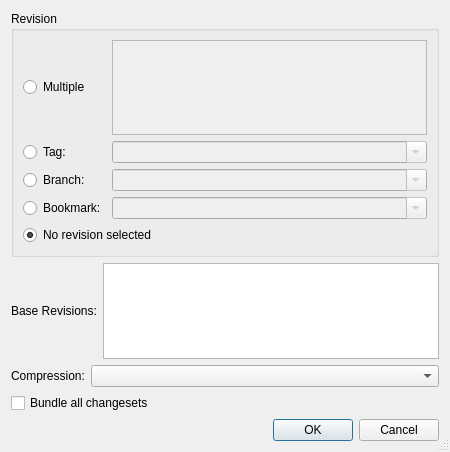
<?xml version="1.0" encoding="UTF-8"?>
<ui version="4.0">
 <class>HgBundleDialog</class>
 <widget class="QDialog" name="HgBundleDialog">
  <property name="geometry">
   <rect>
    <x>0</x>
    <y>0</y>
    <width>450</width>
    <height>452</height>
   </rect>
  </property>
  <property name="windowTitle">
   <string>Mercurial Bundle</string>
  </property>
  <property name="sizeGripEnabled">
   <bool>true</bool>
  </property>
  <layout class="QVBoxLayout" name="verticalLayout">
   <item>
    <widget class="QGroupBox" name="groupBox">
     <property name="title">
      <string>Revision</string>
     </property>
     <layout class="QGridLayout" name="gridLayout">
      <item row="0" column="0">
       <widget class="QRadioButton" name="multipleButton">
        <property name="toolTip">
         <string>Select to specify multiple revisions</string>
        </property>
        <property name="text">
         <string>Multiple</string>
        </property>
       </widget>
      </item>
      <item row="0" column="1">
       <widget class="QPlainTextEdit" name="multipleEdit">
        <property name="enabled">
         <bool>false</bool>
        </property>
        <property name="toolTip">
         <string>Enter changesets by number, id, range or revset expression one per line</string>
        </property>
        <property name="tabChangesFocus">
         <bool>true</bool>
        </property>
        <property name="lineWrapMode">
         <enum>QPlainTextEdit::NoWrap</enum>
        </property>
       </widget>
      </item>
      <item row="1" column="0">
       <widget class="QRadioButton" name="tagButton">
        <property name="toolTip">
         <string>Select to specify a revision by a tag</string>
        </property>
        <property name="text">
         <string>Tag:</string>
        </property>
       </widget>
      </item>
      <item row="1" column="1">
       <widget class="QComboBox" name="tagCombo">
        <property name="enabled">
         <bool>false</bool>
        </property>
        <property name="toolTip">
         <string>Enter a tag name</string>
        </property>
        <property name="editable">
         <bool>true</bool>
        </property>
       </widget>
      </item>
      <item row="2" column="0">
       <widget class="QRadioButton" name="branchButton">
        <property name="toolTip">
         <string>Select to specify a revision by a branch</string>
        </property>
        <property name="text">
         <string>Branch:</string>
        </property>
       </widget>
      </item>
      <item row="2" column="1">
       <widget class="QComboBox" name="branchCombo">
        <property name="enabled">
         <bool>false</bool>
        </property>
        <property name="toolTip">
         <string>Enter a branch name</string>
        </property>
        <property name="editable">
         <bool>true</bool>
        </property>
       </widget>
      </item>
      <item row="3" column="0">
       <widget class="QRadioButton" name="bookmarkButton">
        <property name="toolTip">
         <string>Select to specify a revision by a bookmark</string>
        </property>
        <property name="text">
         <string>Bookmark:</string>
        </property>
       </widget>
      </item>
      <item row="3" column="1">
       <widget class="QComboBox" name="bookmarkCombo">
        <property name="enabled">
         <bool>false</bool>
        </property>
        <property name="sizePolicy">
         <sizepolicy hsizetype="Expanding" vsizetype="Fixed">
          <horstretch>0</horstretch>
          <verstretch>0</verstretch>
         </sizepolicy>
        </property>
        <property name="toolTip">
         <string>Enter a bookmark name</string>
        </property>
        <property name="editable">
         <bool>true</bool>
        </property>
       </widget>
      </item>
      <item row="4" column="0" colspan="2">
       <widget class="QRadioButton" name="noneButton">
        <property name="toolTip">
         <string>Select to not specify a specific revision</string>
        </property>
        <property name="text">
         <string>No revision selected</string>
        </property>
        <property name="checked">
         <bool>true</bool>
        </property>
       </widget>
      </item>
     </layout>
    </widget>
   </item>
   <item>
    <layout class="QHBoxLayout" name="horizontalLayout_2">
     <item>
      <widget class="QLabel" name="label_2">
       <property name="text">
        <string>Base Revisions:</string>
       </property>
      </widget>
     </item>
     <item>
      <widget class="QPlainTextEdit" name="baseRevisionsEdit">
       <property name="toolTip">
        <string>Enter changesets by number, id, range or revset expression one per line</string>
       </property>
       <property name="tabChangesFocus">
        <bool>true</bool>
       </property>
       <property name="lineWrapMode">
        <enum>QPlainTextEdit::NoWrap</enum>
       </property>
      </widget>
     </item>
    </layout>
   </item>
   <item>
    <layout class="QHBoxLayout" name="horizontalLayout">
     <item>
      <widget class="QLabel" name="label">
       <property name="text">
        <string>Compression:</string>
       </property>
      </widget>
     </item>
     <item>
      <widget class="QComboBox" name="compressionCombo">
       <property name="sizePolicy">
        <sizepolicy hsizetype="Expanding" vsizetype="Fixed">
         <horstretch>0</horstretch>
         <verstretch>0</verstretch>
        </sizepolicy>
       </property>
       <property name="toolTip">
        <string>Select the compression type (empty for default)</string>
       </property>
      </widget>
     </item>
    </layout>
   </item>
   <item>
    <widget class="QCheckBox" name="allCheckBox">
     <property name="toolTip">
      <string>Select to bundle all changesets</string>
     </property>
     <property name="text">
      <string>Bundle all changesets</string>
     </property>
    </widget>
   </item>
   <item>
    <widget class="QDialogButtonBox" name="buttonBox">
     <property name="orientation">
      <enum>Qt::Horizontal</enum>
     </property>
     <property name="standardButtons">
      <set>QDialogButtonBox::Cancel|QDialogButtonBox::Ok</set>
     </property>
    </widget>
   </item>
  </layout>
 </widget>
 <tabstops>
  <tabstop>multipleButton</tabstop>
  <tabstop>multipleEdit</tabstop>
  <tabstop>tagButton</tabstop>
  <tabstop>tagCombo</tabstop>
  <tabstop>branchButton</tabstop>
  <tabstop>branchCombo</tabstop>
  <tabstop>bookmarkButton</tabstop>
  <tabstop>bookmarkCombo</tabstop>
  <tabstop>noneButton</tabstop>
  <tabstop>baseRevisionsEdit</tabstop>
  <tabstop>compressionCombo</tabstop>
  <tabstop>allCheckBox</tabstop>
  <tabstop>buttonBox</tabstop>
 </tabstops>
 <resources/>
 <connections>
  <connection>
   <sender>buttonBox</sender>
   <signal>accepted()</signal>
   <receiver>HgBundleDialog</receiver>
   <slot>accept()</slot>
   <hints>
    <hint type="sourcelabel">
     <x>270</x>
     <y>442</y>
    </hint>
    <hint type="destinationlabel">
     <x>157</x>
     <y>229</y>
    </hint>
   </hints>
  </connection>
  <connection>
   <sender>buttonBox</sender>
   <signal>rejected()</signal>
   <receiver>HgBundleDialog</receiver>
   <slot>reject()</slot>
   <hints>
    <hint type="sourcelabel">
     <x>338</x>
     <y>442</y>
    </hint>
    <hint type="destinationlabel">
     <x>286</x>
     <y>229</y>
    </hint>
   </hints>
  </connection>
  <connection>
   <sender>tagButton</sender>
   <signal>toggled(bool)</signal>
   <receiver>tagCombo</receiver>
   <slot>setEnabled(bool)</slot>
   <hints>
    <hint type="sourcelabel">
     <x>72</x>
     <y>154</y>
    </hint>
    <hint type="destinationlabel">
     <x>234</x>
     <y>154</y>
    </hint>
   </hints>
  </connection>
  <connection>
   <sender>branchButton</sender>
   <signal>toggled(bool)</signal>
   <receiver>branchCombo</receiver>
   <slot>setEnabled(bool)</slot>
   <hints>
    <hint type="sourcelabel">
     <x>91</x>
     <y>181</y>
    </hint>
    <hint type="destinationlabel">
     <x>233</x>
     <y>181</y>
    </hint>
   </hints>
  </connection>
  <connection>
   <sender>bookmarkButton</sender>
   <signal>toggled(bool)</signal>
   <receiver>bookmarkCombo</receiver>
   <slot>setEnabled(bool)</slot>
   <hints>
    <hint type="sourcelabel">
     <x>65</x>
     <y>208</y>
    </hint>
    <hint type="destinationlabel">
     <x>235</x>
     <y>208</y>
    </hint>
   </hints>
  </connection>
  <connection>
   <sender>multipleButton</sender>
   <signal>toggled(bool)</signal>
   <receiver>multipleEdit</receiver>
   <slot>setEnabled(bool)</slot>
   <hints>
    <hint type="sourcelabel">
     <x>60</x>
     <y>78</y>
    </hint>
    <hint type="destinationlabel">
     <x>141</x>
     <y>83</y>
    </hint>
   </hints>
  </connection>
 </connections>
</ui>
